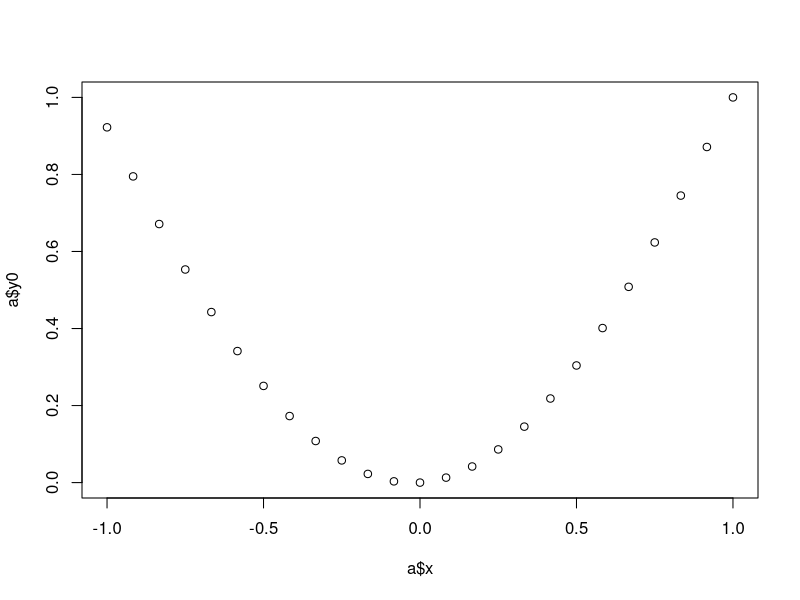
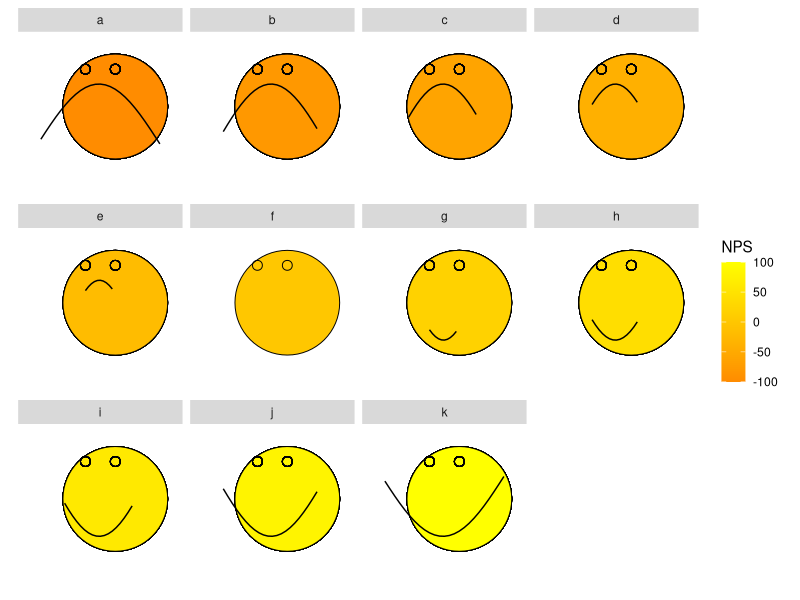
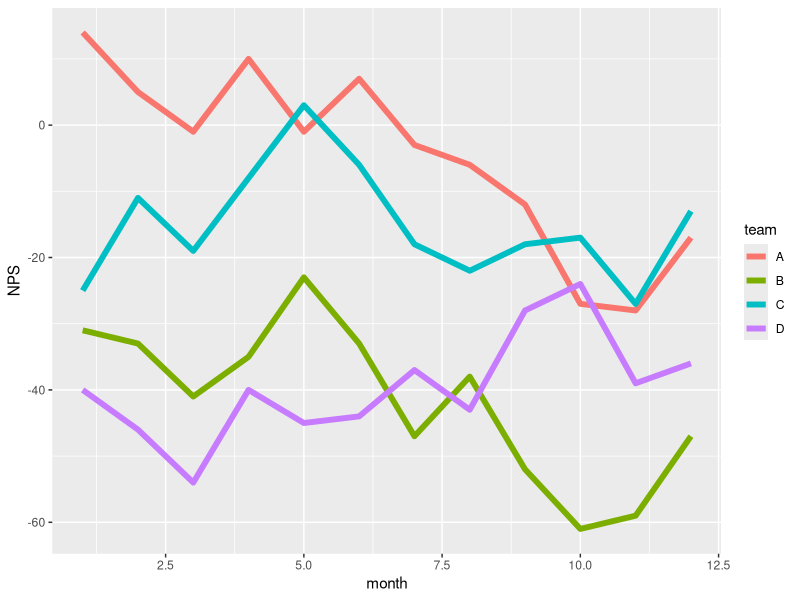
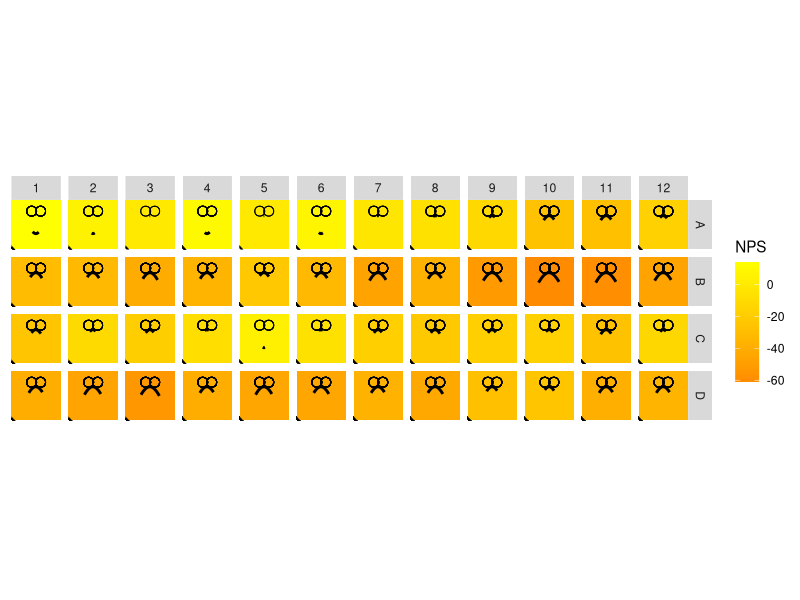
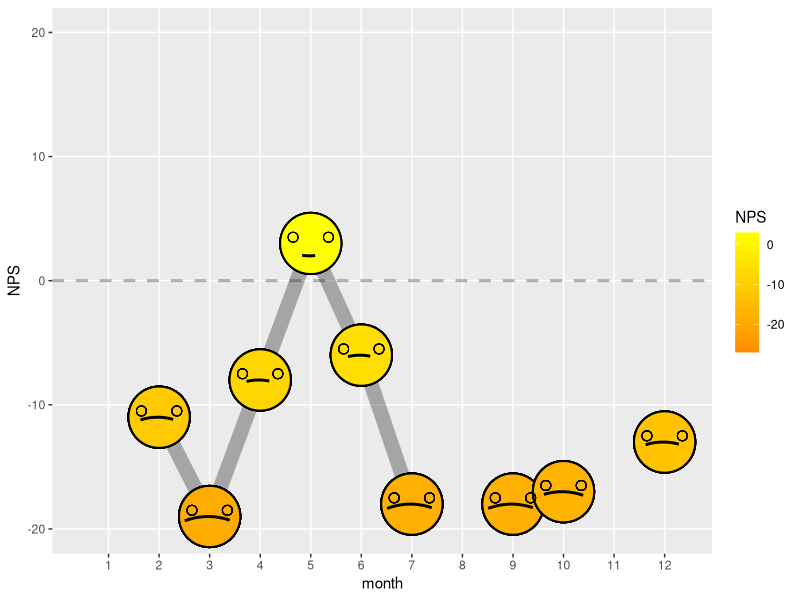

Generate these figures, in order, with R:
library(tidyverse)

#################################################
#   WORKS
#################################################
range_new <- 
  function(x, newMin, newMax){
    (x - min(x))/(max(x)-min(x)) * (newMax - newMin) + newMin 
  }

a <- 
  data.frame(join = 1, 
             x = seq(2, 7, length.out = 41)) %>% 
  mutate(y = sin(x) ) %>% 
  filter(y < 0) %>% 
  mutate(x = range_new(x, -1, 1),
         y = range_new(y, -1, 1),
         y0 = range_new(y, 0, 1))

plot(a$x, a$y0)

b <-
  data.frame(team = letters[1:11],
             NPS = seq(-100, 100, length.out = 11),
             join = 1) %>%
  right_join(a) %>%
  mutate(absy = y0*100,
         absNPS = abs(NPS)) %>% 
  filter(absy <= absNPS) %>%
  mutate(dir = ifelse(NPS < 0, -1, 1),
         width = absNPS/101,
         y2 = y*dir,
         x2 = ifelse(x < 0, 
                     x - abs(x)*width, 
                     x + abs(x)*width)
         )

  ggplot(b)+
    facet_wrap(~ team, nrow = 3) +
    theme(axis.title = element_blank(),
          axis.text = element_blank(),
          axis.ticks = element_blank(),
          panel.background = element_rect(fill = "white")) +
    geom_point(aes(x = .5, y = .25, fill = NPS), shape = 21, size = 35) +
    scale_fill_continuous(low = "darkorange", high = "yellow") +
    geom_point(aes(x = -.5, y = 1.5), shape = 21, size = 3) +
    geom_point(aes(x = .5, y = 1.5), shape = 21, size = 3) +
    geom_line(aes(x = x2, y = y2)) +
    ylim(-2.5, 2.5) +
    xlim(-2.5, 2.5) +
    coord_fixed()

##################### historical ##############################  

set.seed(124)
df <-
  expand.grid(month = 1:12,
              team = LETTERS[1:4],
              KEEP.OUT.ATTRS = F) %>% 
  rowwise() %>% 
  mutate(NPS = ifelse(month == 1,
                      sample(c(-50:80), 1),
                      sample(c(-15:15), 1)),
         join = 1) %>% 
  ungroup() %>% 
  group_by(team) %>% 
  mutate(NPS = cumsum(NPS)) %>% 
  ungroup() %>%
  right_join(a) %>%
  mutate(absy = y0*100,
         absNPS = abs(NPS)) %>% 
  filter(absy <= absNPS) %>%
  mutate(dir = ifelse(NPS < 0, -1, 1),
         width = absNPS/101,
         y2 = y*dir,
         x2 = ifelse(x < 0, 
                     x - abs(x)*width, 
                     x + abs(x)*width)
  )

ggplot(df, aes(month, NPS, color = team, group = team))+
  geom_line(size = 2)

ggplot(df)+
  facet_grid(team ~ month) +
  theme(axis.title = element_blank(),
        axis.text = element_blank(),
        axis.ticks = element_blank(),
        panel.background = element_rect(fill = "grey90")) +
  geom_point(aes(x = .5, y = .25, fill = NPS), 
             shape = 21, size = 25, color = "black", stroke = 1) +
  scale_fill_continuous(low = "darkorange", high = "yellow") +
  geom_point(aes(x = -.5, y = 1.5), shape = 21, size = 3) +
  geom_point(aes(x = .5, y = 1.5), shape = 21, size = 3) +
  geom_line(aes(x = x2, y = y2), size = 1) +
  ylim(-2.5, 2.5) +
  xlim(-2.5, 2.5) +
  coord_fixed()

df %>% 
  filter(team == "C") %>% 
  ggplot()+
  geom_hline(aes(yintercept = 0), size = 1, alpha = .3, linetype = "dashed") +
  geom_line(aes(month, NPS), size = 5, alpha = .3) +
  geom_point(aes(x = month, y = NPS, fill = NPS), 
             shape = 21, size = 20, color = "black", stroke = 1) +
  scale_fill_continuous(low = "darkorange", high = "yellow") +
  scale_x_continuous(breaks = seq(1,12,1)) +
  geom_point(aes(x = (month -.35), y = (NPS + .5)), shape = 21, size = 3) +
  geom_point(aes(x = (month + .35), y = (NPS + .5)), shape = 21, size = 3) +
  geom_line(aes(x = (month + x2), 
                y = ifelse(NPS > 0, NPS + y2, NPS - (1-y2)), 
                group = month), size = 1) +
  ylim(-20, 20) +
  theme(panel.grid.minor = element_blank())
